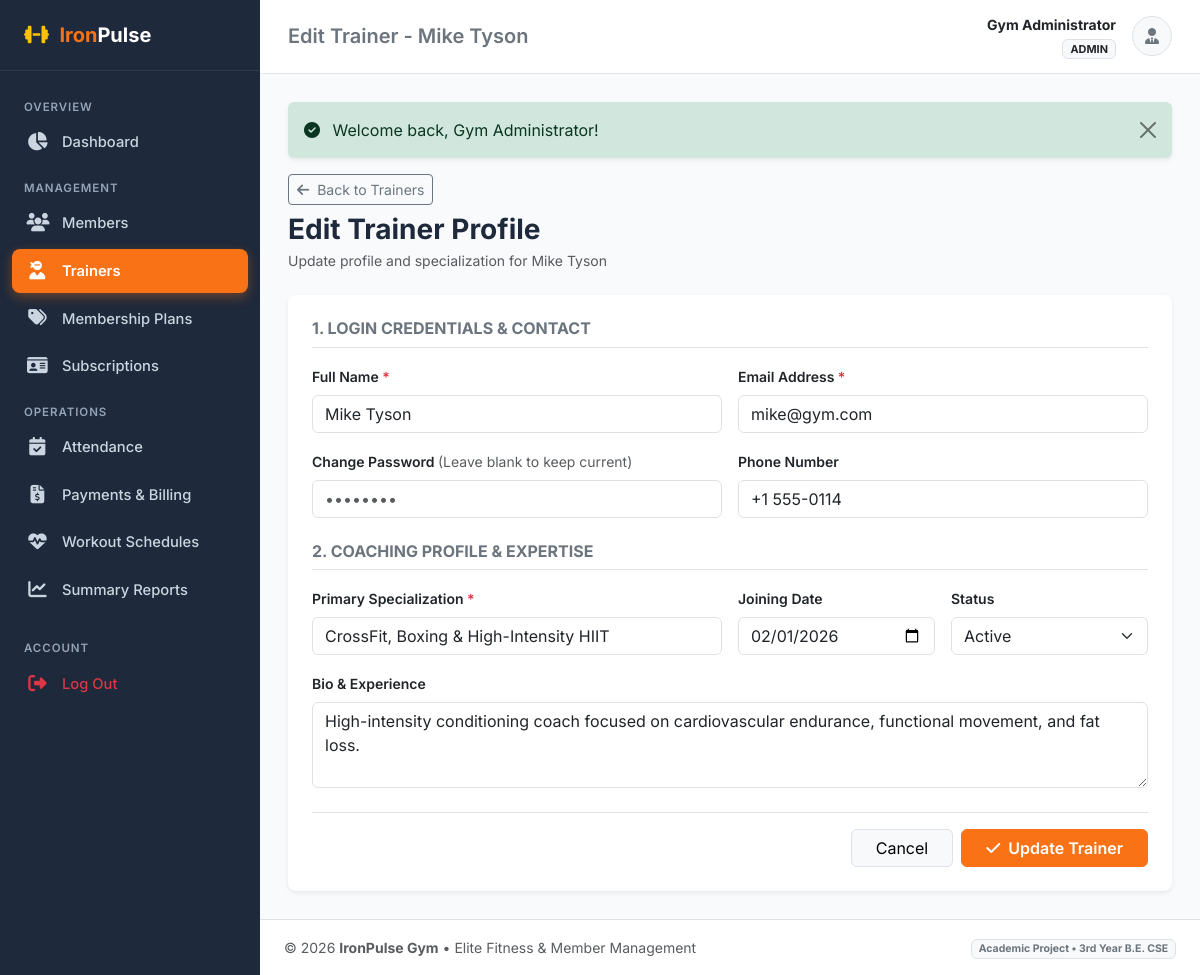
/admin/trainer_edit.php?id=3 (signed in), run on the app's committed database.
### tables this page shows
CREATE TABLE `trainers` (
    `id` INT AUTO_INCREMENT PRIMARY KEY,
    `user_id` INT NOT NULL UNIQUE,
    `specialization` VARCHAR(150) NOT NULL,
    `joining_date` DATE NOT NULL,
    `bio` TEXT DEFAULT NULL,
    `status` ENUM('active', 'inactive') NOT NULL DEFAULT 'active',
    `created_at` TIMESTAMP DEFAULT CURRENT_TIMESTAMP,
    CONSTRAINT `fk_trainers_user` FOREIGN KEY (`user_id`) 
        REFERENCES `users` (`id`) ON DELETE CASCADE ON UPDATE CASCADE
);

CREATE TABLE `users` (
    `id` INT AUTO_INCREMENT PRIMARY KEY,
    `name` VARCHAR(100) NOT NULL,
    `email` VARCHAR(120) NOT NULL UNIQUE,
    `password` VARCHAR(255) NOT NULL,
    `role` ENUM('admin', 'trainer', 'member') NOT NULL DEFAULT 'member',
    `phone` VARCHAR(20) DEFAULT NULL,
    `status` ENUM('active', 'inactive') NOT NULL DEFAULT 'active',
    `created_at` TIMESTAMP DEFAULT CURRENT_TIMESTAMP,
    `updated_at` TIMESTAMP DEFAULT CURRENT_TIMESTAMP ON UPDATE CURRENT_TIMESTAMP
);

### admin/trainer_edit.php (the view, shortened to what this page needs)
<?php
$pdo = get_db_connection();
$trainerId = (int)($_GET['id'] ?? 0);
$stmt = $pdo->prepare("
    SELECT t.*, u.name, u.email, u.phone
    FROM trainers t
    JOIN users u ON t.user_id = u.id
    WHERE t.id = ?
");
$stmt->execute([$trainerId]);
$trainer = $stmt->fetch();
include __DIR__ . '/../includes/header.php';
?>
<div class="mb-4">
    <a href="<?= BASE_URL ?>/admin/trainers.php" class="btn btn-outline-secondary btn-sm mb-2">
        <i class="fa-solid fa-arrow-left me-1"></i> Back to Trainers
    </a>
    <h3 class="fw-bold mb-1">Edit Trainer Profile</h3>
    <p class="text-muted small">Update profile and specialization for <?= htmlspecialchars($trainer['name']) ?></p>
</div>
<div class="card border-0 shadow-sm rounded-3">
    <div class="card-body p-4">
        <form method="POST" action="trainer_edit.php?id=<?= $trainerId ?>">
            <h6 class="fw-bold text-uppercase text-secondary border-bottom pb-2 mb-3">1. Login Credentials & Contact</h6>
            <div class="row g-3 mb-4">
                <div class="col-md-6">
                    <label class="form-label fw-semibold small">Full Name <span class="text-danger">*</span></label>
                    <input type="text" name="name" class="form-control" required value="<?= htmlspecialchars($_POST['name'] ?? $trainer['name']) ?>">
                </div>
                <div class="col-md-6">
                    <label class="form-label fw-semibold small">Email Address <span class="text-danger">*</span></label>
                    <input type="email" name="email" class="form-control" required value="<?= htmlspecialchars($_POST['email'] ?? $trainer['email']) ?>">
                </div>
                <div class="col-md-6">
                    <label class="form-label fw-semibold small">Change Password <span class="text-muted fw-normal">(Leave blank to keep current)</span></label>
                    <input type="password" name="password" class="form-control" placeholder="••••••••">
                </div>
                <div class="col-md-6">
                    <label class="form-label fw-semibold small">Phone Number</label>
                    <input type="text" name="phone" class="form-control" value="<?= htmlspecialchars($_POST['phone'] ?? $trainer['phone']) ?>">
                </div>
            </div>
            <h6 class="fw-bold text-uppercase text-secondary border-bottom pb-2 mb-3">2. Coaching Profile & Expertise</h6>
            <div class="row g-3 mb-4">
                <div class="col-md-6">
                    <label class="form-label fw-semibold small">Primary Specialization <span class="text-danger">*</span></label>
                    <input type="text" name="specialization" class="form-control" required value="<?= htmlspecialchars($_POST['specialization'] ?? $trainer['specialization']) ?>">
                </div>
                <div class="col-md-3">
                    <label class="form-label fw-semibold small">Joining Date</label>
                    <input type="date" name="joining_date" class="form-control" value="<?= htmlspecialchars($_POST['joining_date'] ?? $trainer['joining_date']) ?>">
                </div>
                <div class="col-md-3">
                    <label class="form-label fw-semibold small">Status</label>
                    <select name="status" class="form-select">
                        <?php $st = $_POST['status'] ?? $trainer['status']; ?>
                        <option value="active" <?= $st === 'active' ? 'selected' : '' ?>>Active</option>
                    </select>
                </div>
                <div class="col-12">
                    <label class="form-label fw-semibold small">Bio & Experience</label>
                    <textarea name="bio" rows="3" class="form-control"><?= htmlspecialchars($_POST['bio'] ?? $trainer['bio']) ?></textarea>
                </div>
            </div>
            <div class="d-flex justify-content-end gap-2 pt-3 border-top">
                <a href="<?= BASE_URL ?>/admin/trainers.php" class="btn btn-light border px-4">Cancel</a>
                <button type="submit" class="btn btn-primary px-4 fw-semibold">
                    <i class="fa-solid fa-check me-1"></i> Update Trainer
                </button>
            </div>
        </form>
    </div>
</div>
<?php include __DIR__ . '/../includes/footer.php'; ?>

### assets/css/custom.css (style rules this page uses)
:root { --primary-color: #f97316; --primary-hover: #ea580c; --dark-bg: #0f172a; --sidebar-bg: #1e293b; --sidebar-hover: #334155; --body-bg: #f8fafc; --card-border: #e2e8f0; --text-main: #1e293b; --text-muted: #64748b; }
body { background-color: var(--body-bg); color: var(--text-main); font-family: 'Inter', -apple-system, BlinkMacSystemFont, "Segoe UI", Roboto, sans-serif; min-height: 100vh; display: flex; flex-direction: column; }
.btn-primary { background-color: var(--primary-color); border-color: var(--primary-color); }

### data on the page
trainers: user.name "Mike Tyson", name "Mike Tyson", email "mike@gym.com", phone "+1 555-0114", specialization "CrossFit, Boxing & High-Intensity HIIT", joining_date "02/01/2026", status "Active", bio "High-intensity conditioning coach focused on cardiovascular endurance, functional movement, and fat loss."

### other printed values
$pageTitle "Edit Trainer - Mike Tyson"
$currentUser['name'] "Gym Administrator"
$currentUser['role'] "ADMIN"
$flash['text'] "Welcome back, Gym Administrator!"
APP_NAME "IronPulse Gym"
APP_TAGLINE "Elite Fitness & Member Management"
